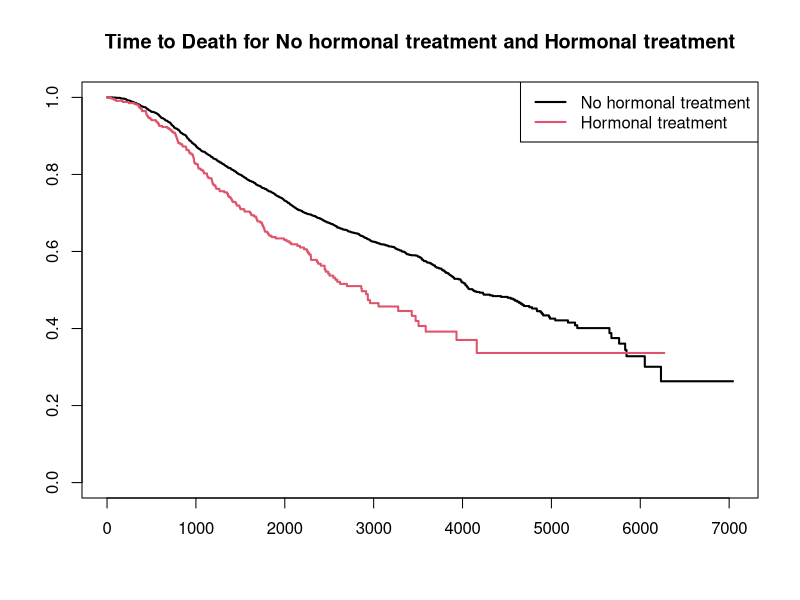
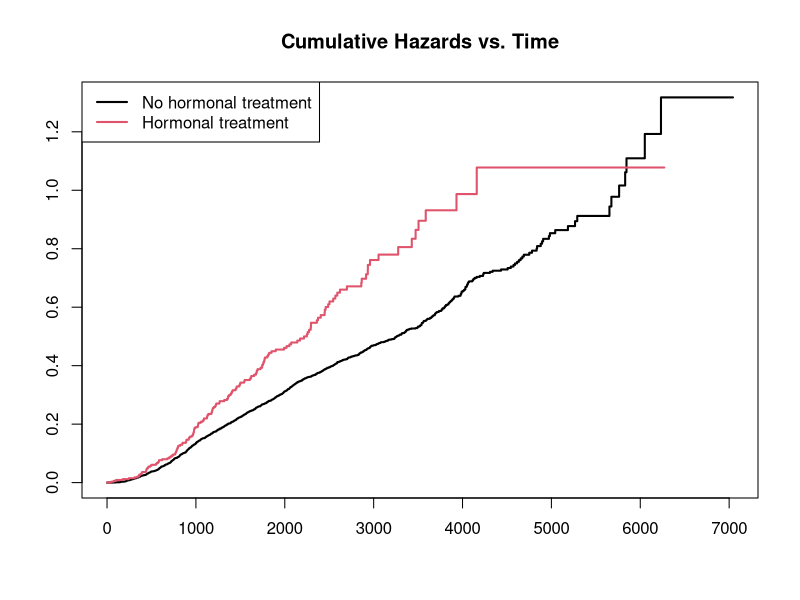
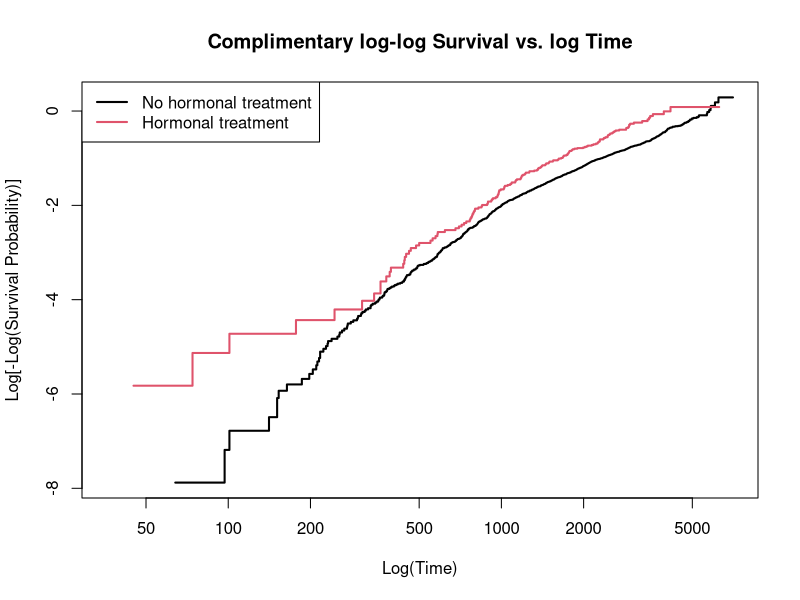
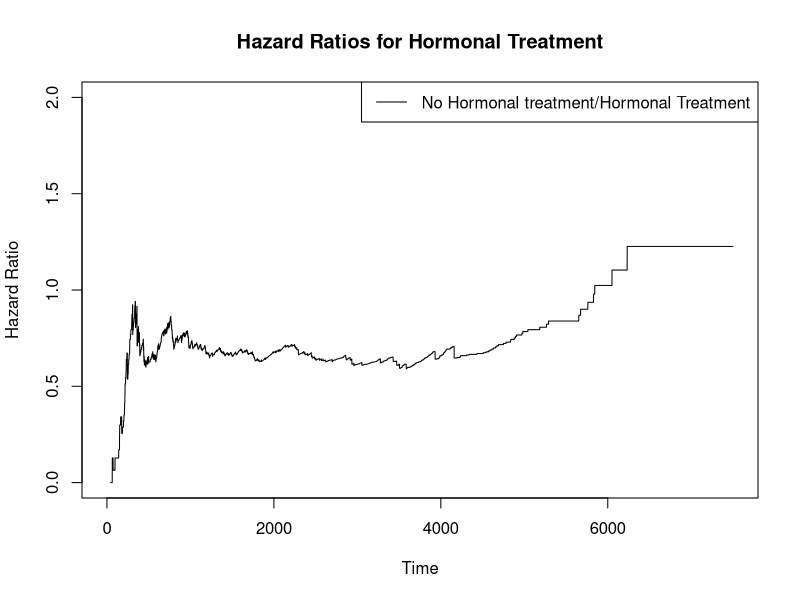
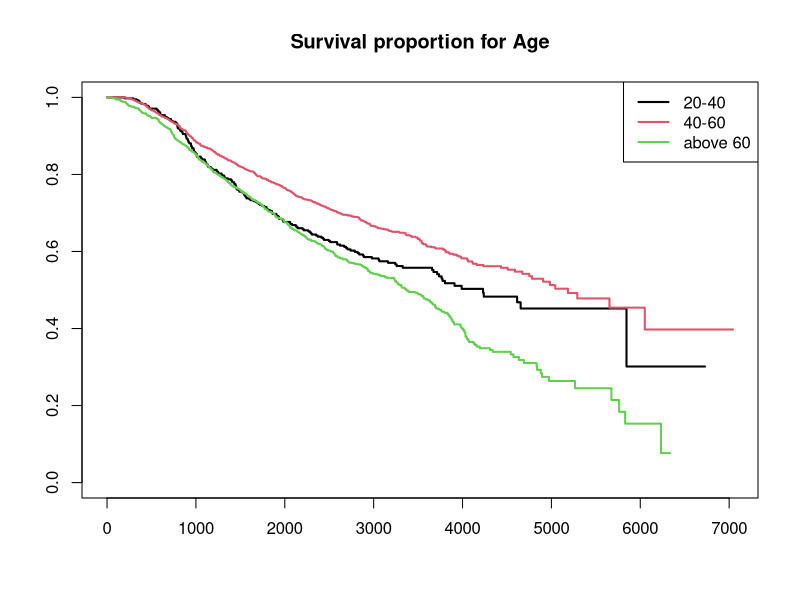
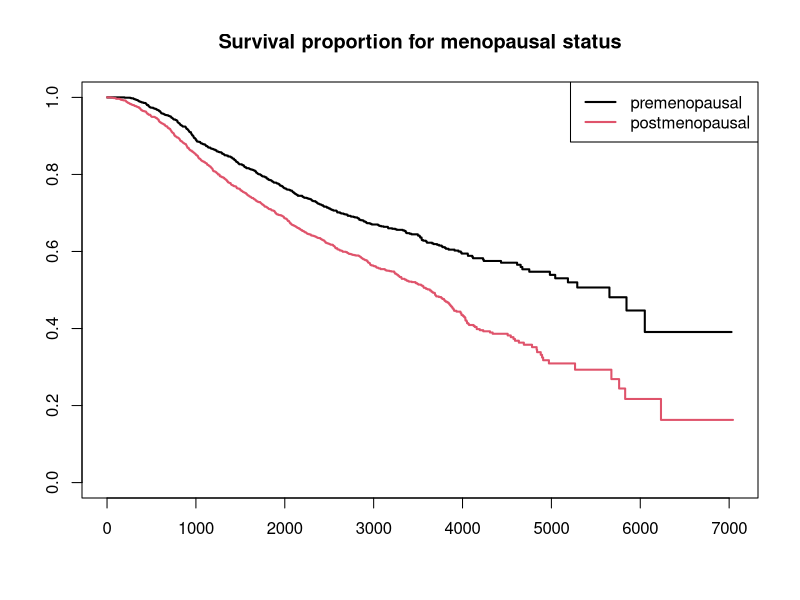
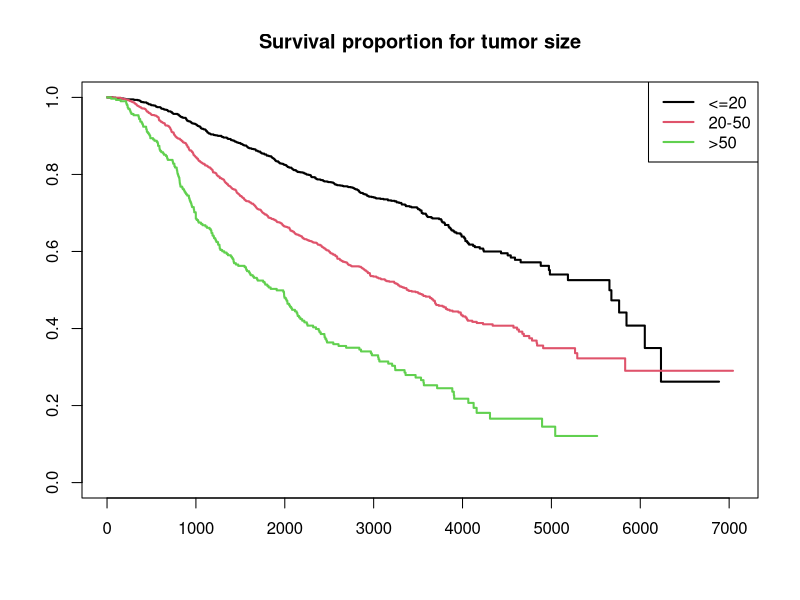
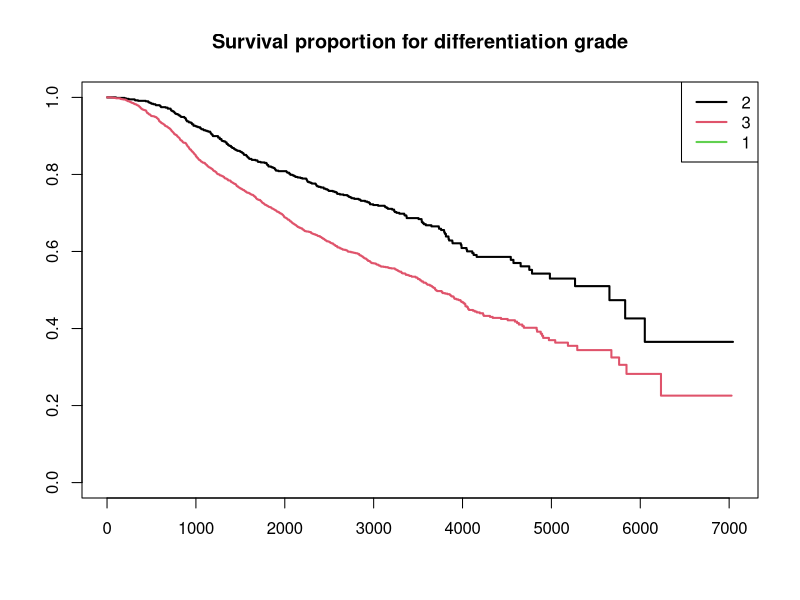

Source code (R) for these figures, in order:
## ---- chunk 1
knitr::opts_chunk$set(echo = TRUE)
## ---- chunk 2
library(KMsurv)
library(survival)
library(ggplot2)
library(dplyr)
library(MASS)

data("cancer")
rotterdam1 <- rotterdam

#rotterdam1 <- rotterdam1[rotterdam1$er != 0 | rotterdam1$pgr != 0, ]


## Convert categorical variables to factors
rotterdam1$year <- factor(rotterdam1$year)
rotterdam1$meno <- factor(rotterdam1$meno, levels = c(0, 1), 
                          labels = c("premenopausal", "postmenopausal"))
rotterdam1$hormon <- factor(rotterdam1$hormon, levels = c(0, 1), 
                          labels = c("No", "Yes"))
rotterdam1$chemo <- factor(rotterdam1$chemo, levels = c(0, 1), 
                          labels = c("No", "Yes"))
rotterdam1$grade <- factor(rotterdam1$grade)

rotterdam1$age_cate <- cut(rotterdam1$age, breaks = c(-Inf, 40, 60, Inf), 
                           labels = c("20-40", "40-60", "above 60"))

rotterdam1$nodes_cate <- cut(rotterdam1$nodes, breaks = c(-Inf, 1, 4, Inf), 
                           labels = c("0-1", "2-4", "above 4"))
summary(rotterdam1$nodes_cate)

rotterdam1$er_cate <- cut(rotterdam1$er, breaks = c(-Inf, 20, 130, Inf), 
                           labels = c("0-20", "21-130", "above 130"))
summary(rotterdam1$er_cate)

rotterdam1$pgr_cate <- cut(rotterdam1$pgr, breaks = c(-Inf, 10, 120, Inf), 
                           labels = c("0-10", "11-120", "above 120"))
summary(rotterdam1$pgr_cate)

## New dataset
#set the final observation time, dtime = Time To Death Or Last follow-up
rotterdam2 <- tmerge(rotterdam1, rotterdam1, pid, tstop=dtime)
#set time until relapse
rotterdam2 <- tmerge(rotterdam2, rotterdam1, pid, newrecur=tdc(rtime))
#status at the end, either they dead or they were censored
status <- as.integer(with(rotterdam2, (tstop == dtime & death)))
#put together
rotterdam2 <- data.frame(rotterdam2,status)

# Build up the survial object
## deathtime-death
rotterdam1.surv <- with(rotterdam1,Surv(dtime,death))

rotterdam2.surv <- with(rotterdam2,Surv(time=tstart,time2=tstop, event=status,type="counting"))


## ---- chunk 3
summary(rotterdam1$er)
summary(rotterdam1$pgr)
rotterdam1_ER0 <- rotterdam1[rotterdam1$er < 1, ]
rotterdam1_PGR0 <- rotterdam1[rotterdam1$pgr < 1, ]
rotterdam1_R0 <- rotterdam1[rotterdam1$er <= 1 & rotterdam1$pgr >= 0, ]

rotterdam1_R1 <- rotterdam1[rotterdam1$er != 0 | rotterdam1$pgr != 0, ]

## ---- chunk 4
plot(survfit(rotterdam1.surv~hormon,data=rotterdam1),col=1:2,lwd=2)
title("Time to Death for No hormonal treatment and Hormonal treatment")
legend("topright",c("No hormonal treatment","Hormonal treatment"),col=1:2,lwd=2)

survdiff(formula = rotterdam1.surv ~ hormon, data = rotterdam1)

## ---- chunk 5
plot(survfit(rotterdam1.surv~hormon,data=rotterdam1),col=1:2,lwd=2,fun="cumhaz")
title("Cumulative Hazards vs. Time")
legend("topleft",c("No hormonal treatment","Hormonal treatment"),col=1:2,lwd=2)

plot(survfit(rotterdam1.surv~hormon,data=rotterdam1), fun="cloglog", 
     xlab="Log(Time)", ylab="Log[-Log(Survival Probability)]", col=1:2, lwd=2)
title("Complimentary log-log Survival vs. log Time")
legend("topleft",c("No hormonal treatment","Hormonal treatment"),col=1:2,lwd=2)
## ---- chunk 6
KMcurves <- survfit(rotterdam1.surv~hormon,data=rotterdam1)
timevec <- 1:7500
#group No
sf1 <- stepfun(KMcurves[1]$time,c(1,KMcurves[1]$surv))
#group Yes
sf2 <- stepfun(KMcurves[2]$time,c(1,KMcurves[2]$surv))
cumhaz1 <- -log(sf1(timevec))
cumhaz2 <- -log(sf2(timevec))

plot(timevec,cumhaz1/cumhaz2,type="l",ylab="Hazard Ratio",xlab="Time",ylim=c(0,2))
legend("topright",c("No Hormonal treatment/Hormonal Treatment"), lty = 1)
title("Hazard Ratios for Hormonal Treatment")
## ---- chunk 7
plot(survfit(rotterdam1.surv~age_cate,data=rotterdam1),col=1:3,lwd=2)
title("Survival proportion for Age")
legend("topright",c("20-40", "40-60", "above 60"),col=1:3,lwd=2)

plot(survfit(rotterdam1.surv~meno,data=rotterdam1),col=1:2,lwd=2)
title("Survival proportion for menopausal status")
legend("topright",c("premenopausal", "postmenopausal"),col=1:2,lwd=2)

plot(survfit(rotterdam1.surv~size,data=rotterdam1),col=1:3,lwd=2)
title("Survival proportion for tumor size")
legend("topright",c("<=20","20-50",">50"),col=1:3,lwd=2)

plot(survfit(rotterdam1.surv~grade,data=rotterdam1),col=1:3,lwd=2)
title("Survival proportion for differentiation grade")
legend("topright",c("2","3","1"),col=1:3,lwd=2)

plot(survfit(rotterdam1.surv~nodes_cate,data=rotterdam1),col=1:3,lwd=2)
title("Survival proportion for number of positive lymph nodes")
legend("topright",c("0-1", "2-4", "above 4"),col=1:3,lwd=2)

plot(survfit(rotterdam1.surv~pgr_cate,data=rotterdam1),col=1:3,lwd=2)
title("Survival proportion for progesterone receptors (fmol/l)")
legend("topright",c("0-20", "21-130", "above 130"),col=1:3,lwd=2)

plot(survfit(rotterdam1.surv~er_cate,data=rotterdam1),col=1:3,lwd=2)
title("Survival proportion for estrogen receptors (fmol/l)")
legend("topright",c("0-10", "11-120", "above 120"),col=1:3,lwd=2)

plot(survfit(rotterdam1.surv~chemo,data=rotterdam1),col=1:2,lwd=2)
title("Survival proportion for chemotherapy")
legend("topright",c("No chemotherapy", "chemotherapy"),col=1:2,lwd=2)
## ---- chunk 8
# Full model
cox_full <- coxph(rotterdam1.surv ~ hormon*chemo+year+meno+size+pgr+er+nodes+grade+age, data = rotterdam1)
summary(cox_full)
AIC(cox_full)
## year, meno, er and hoemon*chemo are not significant

## Drop variables interpretations
## year: The cancer is only based on your gender and age, not highly related to the year of surgery.
## meno: Since meno is highly correlated with the age, we will also drop this variables
## Node: Due to the unbalance distribution (Right Skewed)

## Stratification Interpretation
### Because size, pgr and er(after evenly cut) have intersection for the survival curves ,we do the stratification.

## ---- chunk 9
### After stepwise selection, the final time-dependent model is showed below.
cox1 <- coxph(rotterdam1.surv ~ hormon*chemo+strata(size)+strata(pgr_cate)+strata(er_cate)+grade+age, data = rotterdam1)
summary(cox1)
# All predictors are significant even for the interaction of chemo and meno.

AIC(cox1) 
# AIC= 11076.21

cox1.zph <- cox.zph(cox1)
cox1.zph
#From the score test, there is no significant evidence to show that non-proportionality for the predictors hormon, chem and their interaction, grade, age. All of their p-values are greater than 0.05.

rotterdam1$hormon*rotterdam1$chemo
## ---- chunk 10
cox2 <- coxph(rotterdam2.surv ~ hormon*chemo+strata(size)+strata(pgr_cate)+strata(er_cate)+grade+age+newrecur, data = rotterdam2)
summary(cox2)
# The grade and the interaction of chemo and hormon are not significant for the time-dependent model.

AIC(cox2)
# AIC = 8700.053


cox2.zph <- cox.zph(cox2)
cox2.zph
#From the score test, there is no significant evidence to show that non-proportionality for the predictors hormon, chem and their interaction, grade, age. All of their p-values are greater than 0.05. However, recurrence might have an non-proportionality due to its lower p-value.

## ---- chunk 11
# For time-independent cox model
plot(cox1.zph[1], main = "Schoenfeld Residuals for Hormonal")
plot(cox1.zph[2], main = "Schoenfeld Residuals for Chemotherapy")
plot(cox1.zph[3], main = "Schoenfeld Residuals for Grade")
plot(cox1.zph[4], main = "Schoenfeld Residuals for Age")
plot(cox1.zph[5], main = "Schoenfeld Residuals for Interaction Between Hormonal Treatment and Chemotherapy")

## ---- chunk 12
rotterdam.mart <- residuals(cox1, type="martingale")
rotterdam.cs <- rotterdam1$death-rotterdam.mart

surv.csr <- survfit(Surv(rotterdam.cs, rotterdam1$death)~1,type="fleming-harrington")
plot(surv.csr,fun="cumhaz")
abline(0,1)
title("Cumulative Hazard of Cox-Snell Residuals")

## ---- chunk 13
#fit residuals: martingale, deviance, and df beta
rotterdam.mart <- residuals(cox1, type="martingale")
rotterdam.dev  <- residuals(cox1, type="deviance") 
rotterdam.dfb  <- residuals(cox1, type="dfbeta")
rotterdam.preds <- predict(cox1)

#the martingale residuals vs. the linear predictor
plot(rotterdam.preds, rotterdam.mart, xlab="Linear Predictor", 
     ylab="Martingale Residual", ylim = c(-3, 1.5), pch = 19, cex = 0.5)
title("Martingale Residuals vs. Linear Predictor") 
text(rotterdam.preds, rotterdam.mart+0.2, labels = rownames(rotterdam2))

#the deviance residuals vs. the linear predictor
plot(rotterdam.preds, rotterdam.dev, xlab="Linear Predictor", 
     ylab="Deviance Residual", ylim = c(-3,4), pch = 19, cex = 0.5)
title("Deviance Residuals vs. Linear Predictor") 
text(rotterdam.preds, rotterdam.dev+0.2, labels = rownames(rotterdam2))

